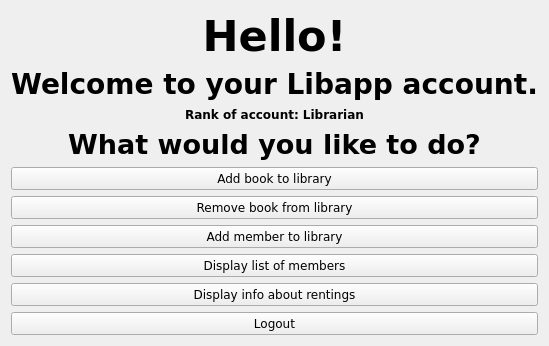
      <widget class="QWidget" name="librarian_home_page">
       <layout class="QGridLayout" name="gridLayout_12">
        <item row="0" column="0">
         <layout class="QVBoxLayout" name="verticalLayout_24">
          <item>
           <layout class="QGridLayout" name="gridLayout_11">
            <item row="0" column="0">
             <widget class="QLabel" name="librarianHelloLabel">
              <property name="sizePolicy">
               <sizepolicy hsizetype="Preferred" vsizetype="Maximum">
                <horstretch>0</horstretch>
                <verstretch>0</verstretch>
               </sizepolicy>
              </property>
              <property name="font">
               <font>
                <family>DejaVu Sans</family>
                <pointsize>32</pointsize>
                <weight>75</weight>
                <bold>true</bold>
               </font>
              </property>
              <property name="text">
               <string>Hello!</string>
              </property>
              <property name="alignment">
               <set>Qt::AlignCenter</set>
              </property>
             </widget>
            </item>
            <item row="1" column="0">
             <widget class="QLabel" name="librarianWelcomeLabel">
              <property name="sizePolicy">
               <sizepolicy hsizetype="Preferred" vsizetype="Maximum">
                <horstretch>0</horstretch>
                <verstretch>0</verstretch>
               </sizepolicy>
              </property>
              <property name="font">
               <font>
                <family>DejaVu Sans</family>
                <pointsize>21</pointsize>
                <weight>75</weight>
                <bold>true</bold>
               </font>
              </property>
              <property name="text">
               <string>Welcome to your Libapp account.</string>
              </property>
              <property name="alignment">
               <set>Qt::AlignCenter</set>
              </property>
             </widget>
            </item>
            <item row="3" column="0">
             <widget class="QLabel" name="librarianQstLabel">
              <property name="sizePolicy">
               <sizepolicy hsizetype="Preferred" vsizetype="MinimumExpanding">
                <horstretch>0</horstretch>
                <verstretch>0</verstretch>
               </sizepolicy>
              </property>
              <property name="font">
               <font>
                <family>DejaVu Sans</family>
                <pointsize>20</pointsize>
                <weight>75</weight>
                <bold>true</bold>
               </font>
              </property>
              <property name="text">
               <string>What would you like to do?</string>
              </property>
              <property name="alignment">
               <set>Qt::AlignCenter</set>
              </property>
             </widget>
            </item>
            <item row="2" column="0">
             <widget class="QLabel" name="librarianModeLabel">
              <property name="sizePolicy">
               <sizepolicy hsizetype="Preferred" vsizetype="Maximum">
                <horstretch>0</horstretch>
                <verstretch>0</verstretch>
               </sizepolicy>
              </property>
              <property name="font">
               <font>
                <family>DejaVu Sans</family>
                <weight>75</weight>
                <bold>true</bold>
               </font>
              </property>
              <property name="text">
               <string>Rank of account: Librarian</string>
              </property>
              <property name="alignment">
               <set>Qt::AlignCenter</set>
              </property>
             </widget>
            </item>
           </layout>
          </item>
          <item>
           <layout class="QGridLayout" name="gridLayout_10">
            <item row="0" column="0">
             <widget class="QPushButton" name="librarianAddBookButton">
              <property name="sizePolicy">
               <sizepolicy hsizetype="Minimum" vsizetype="MinimumExpanding">
                <horstretch>0</horstretch>
                <verstretch>0</verstretch>
               </sizepolicy>
              </property>
              <property name="font">
               <font>
                <family>DejaVu Sans</family>
               </font>
              </property>
              <property name="text">
               <string>Add book to library</string>
              </property>
             </widget>
            </item>
            <item row="1" column="0">
             <widget class="QPushButton" name="librarianRemoveBookButton">
              <property name="sizePolicy">
               <sizepolicy hsizetype="Minimum" vsizetype="MinimumExpanding">
                <horstretch>0</horstretch>
                <verstretch>0</verstretch>
               </sizepolicy>
              </property>
              <property name="font">
               <font>
                <family>DejaVu Sans</family>
               </font>
              </property>
              <property name="text">
               <string>Remove book from library</string>
              </property>
             </widget>
            </item>
            <item row="2" column="0">
             <widget class="QPushButton" name="librarianAddMemberButton">
              <property name="sizePolicy">
               <sizepolicy hsizetype="Minimum" vsizetype="MinimumExpanding">
                <horstretch>0</horstretch>
                <verstretch>0</verstretch>
               </sizepolicy>
              </property>
              <property name="font">
               <font>
                <family>DejaVu Sans</family>
               </font>
              </property>
              <property name="text">
               <string>Add member to library</string>
              </property>
             </widget>
            </item>
            <item row="3" column="0">
             <widget class="QPushButton" name="librarianDisplayMembersButton">
              <property name="sizePolicy">
               <sizepolicy hsizetype="Minimum" vsizetype="MinimumExpanding">
                <horstretch>0</horstretch>
                <verstretch>0</verstretch>
               </sizepolicy>
              </property>
              <property name="font">
               <font>
                <family>DejaVu Sans</family>
               </font>
              </property>
              <property name="text">
               <string>Display list of members</string>
              </property>
             </widget>
            </item>
            <item row="4" column="0">
             <widget class="QPushButton" name="librarianDisplayRentingsInfoButton">
              <property name="sizePolicy">
               <sizepolicy hsizetype="Minimum" vsizetype="MinimumExpanding">
                <horstretch>0</horstretch>
                <verstretch>0</verstretch>
               </sizepolicy>
              </property>
              <property name="font">
               <font>
                <family>DejaVu Sans</family>
               </font>
              </property>
              <property name="text">
               <string>Display info about rentings</string>
              </property>
             </widget>
            </item>
            <item row="5" column="0">
             <widget class="QPushButton" name="librarianLogoutButton">
              <property name="sizePolicy">
               <sizepolicy hsizetype="Minimum" vsizetype="MinimumExpanding">
                <horstretch>0</horstretch>
                <verstretch>0</verstretch>
               </sizepolicy>
              </property>
              <property name="font">
               <font>
                <family>DejaVu Sans</family>
               </font>
              </property>
              <property name="text">
               <string>Logout</string>
              </property>
             </widget>
            </item>
           </layout>
          </item>
         </layout>
        </item>
       </layout>
      </widget>
